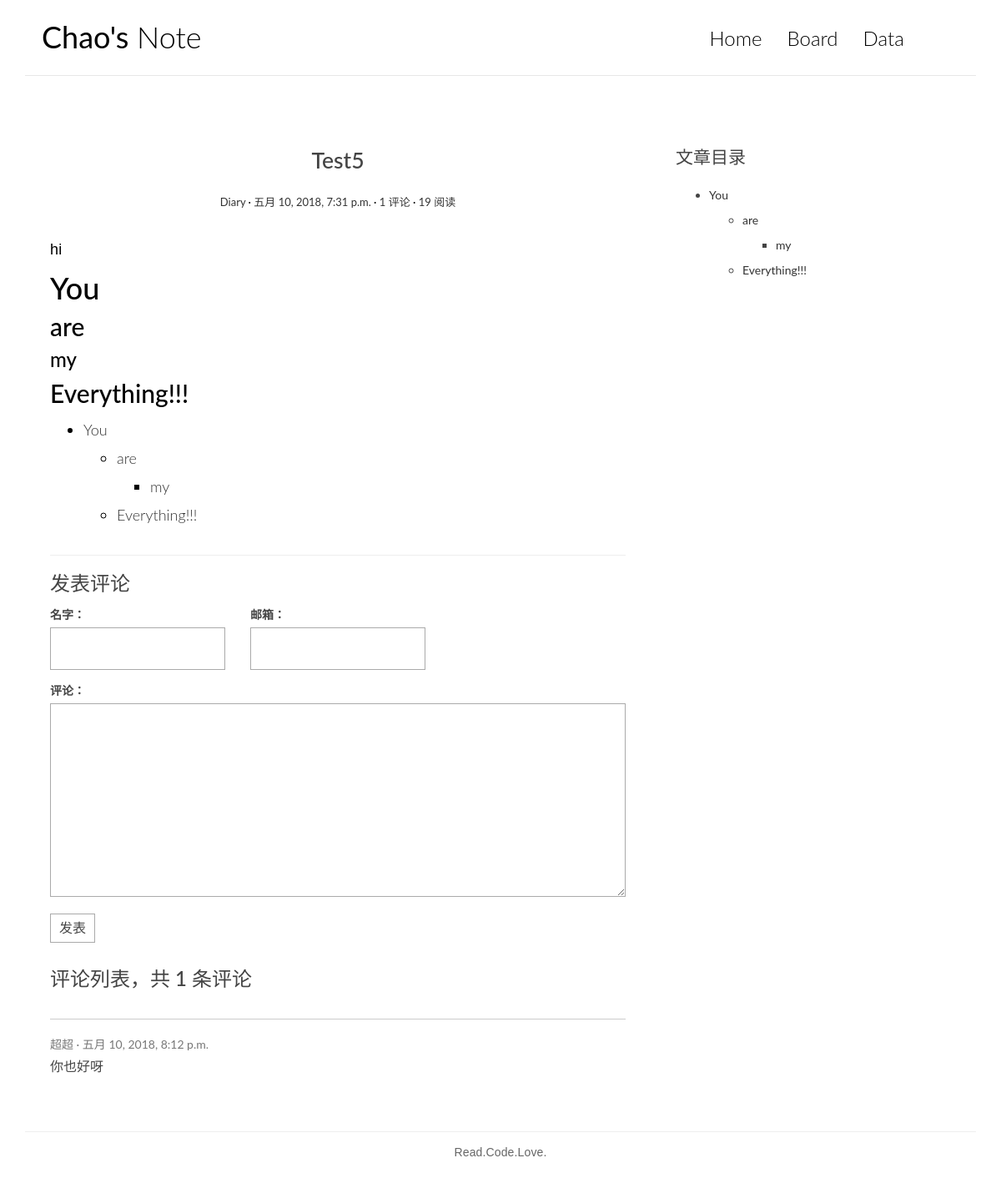
/post/5/, run on the app's committed database.
### myplace/models.py (models this page shows, shortened)
class Post(models.Model):
    title = models.CharField(max_length=70)
    body = models.TextField()
    created_time = models.DateTimeField()
    modified_time = models.DateTimeField()
    excerpt = models.CharField(max_length=200,blank=True)
    category = models.ForeignKey(Category)
    tags=models.ManyToManyField(Tag,blank=True)
    views=models.PositiveIntegerField(default=0)
    def increase_views(self):
        self.views +=1
        self.save(update_fields=['views'])
    def save(self,*args,**kwargs):
        if not self.excerpt:
            md = markdown.Markdown(extensions=['markdown.extensions.extra','markdown.extensions.codehilite',])
            self.excerpt = strip_tags(md.convert(self.body))[:54]
        super(Post,self).save(*args,**kwargs)

class Category(models.Model):
    name = models.CharField(max_length=100)

### comments/models.py (models this page shows, shortened)
class Comment(models.Model):
    name = models.CharField(max_length=100)
    email = models.EmailField(max_length=255)
    url = models.URLField(blank=True)
    text = models.TextField()
    created_time = models.DateTimeField(auto_now_add=True)
    post = models.ForeignKey('myplace.Post')

### myplace/views.py (the view)
# urls.py: url(r'^post/(?P<pk>[0-9]+)/$', views.detail, name='detail'),
def detail(request, pk):
    post = get_object_or_404(Post, pk=pk)
    post.increase_views()
    md = markdown.Markdown(extensions=['markdown.extensions.extra','markdown.extensions.codehilite','markdown.extensions.toc',])
    post.body = md.convert(post.body)
    post.toc = md.toc
    form = CommentForm()
    comment_list =post.comment_set.all()
    context = {'post':post,'form':form,'comment_list':comment_list}
    return render(request, 'detail.html', context=context)

### comments/forms.py
class CommentForm(forms.ModelForm):
    class Meta:
        model = Comment
        fields = ['name','email','text']

### myplace/templates/detail.html (shortened to what this page needs)
{% extends 'base.html' %}
{% block main %}
    <article class="post post-{{ post.pk }}">
        <header class="entry-header">
            <h1 class="entry-title">{{ post.title }}</h1>
            <div class="entry-meta">
                <span class="post-category"><a href="#">{{ post.category.name }}</a></span>
                <span class="post-date"><a href="#"><time class="entry-date"
                                                          datetime="{{ post.created_time }}">{{ post.created_time }}</time></a></span>
                <span class="comments-link"><a href="#">{{ post.comment_set.count }} 评论</a></span>
                <span class="views-count"><a href="#">{{post.views}} 阅读</a></span>
            </div>
        </header>
        <div class="entry-content clearfix">
            {{ post.body|safe }}
        </div>
    </article>
    <section class="comment-area" id="comment-area">
        <hr>
        <h3>发表评论</h3>
        <form action="{% url 'comments:post_comment' post.pk %}" method="post" class="comment-form">
            <div class="row">
                <div class="col-md-4">
                    <label for="form.name.id_for_lable">名字：</label>
                    {{ form.name }}
                </div>
                <div class="col-md-4">
                    <label for="form.email.id_for_label">邮箱：</label>
                    {{ form.email }}
                </div>
                <div class="col-md-12">
                    <label for="form.text.id_for_label">评论：</label>
                    {{ form.text }}
                    <button type="submit" class="comment-btn">发表</button>
                </div>
            </div>
        </form>
        <div class="comment-list-panel">
            <h3>评论列表，共 <span>{{post.comment_set.count}}</span> 条评论</h3>
            <ul class="comment-list list-unstyled">
                <li class="comment-item">
                    {% for comment in comment_list %}
                    <li class="comment-item">
                        <span class="nickname">{{ comment.name }}</span>
                        <time class="submit-date">{{ comment.created_time }}</time>
                        <div class="text">
                            {{ comment.text }}
                        </div>
                    </li>
                    {% empty %}
                    暂无评论
                    {% endfor %}
            </ul>
        </div>
    </section>
{% endblock main %}
{% block toc %}
    <div class="widget widget-content">
        <h3 class="widget-title">文章目录</h3>
        {{ post.toc|safe}}
    </div>
{% endblock toc %}

### myplace/static/css/custom.css (style rules this page uses)
* { outline: none; }
h1, h2, h3, h4, h5, h6 { margin-top: 0; }
a { color: #333; }
body { color: #444; font-family: 'Lato', sans-serif; }
p { font-family: 'Ubuntu', sans-serif; font-weight: 400; word-spacing: 1px; letter-spacing: 0.01em; }
.post { background: #fff; padding: 30px 30px 0; }
.entry-title { text-align: center; font-size: 1.9em; margin-bottom: 20px; line-height: 1.6; padding: 10px 20px 0; }
.entry-meta { text-align: center; color: #DDDDDD; font-size: 13px; margin-bottom: 30px; }
.entry-content { font-size: 18px; line-height: 1.9; font-weight: 300; color: #000; }
.post-category::after, .post-date::after, .post-author::after, .comments-link::after { content: ' ·'; color: #000; }
.widget { background: #fff; padding: 30px 0 0; }
.widget-title { font-size: 1.5em; margin-bottom: 20px; line-height: 1.6; padding: 10px 0 0; font-weight: 400; }
.widget-content ul ul { margin-top: 10px; }
.widget-content ul li { margin-bottom: 10px; }
.contact-form input, .comment-form input { border: 1px solid #aaa; margin-bottom: 15px; width: 100%; padding: 15px 15px; font-size: 16px; line-height: 100%; transition: 0.4s border-color linear; }
.contact-form textarea, .comment-form textarea { border: 1px solid #aaa; margin-bottom: 15px; width: 100%; padding: 15px 15px; font-size: 16px; line-height: 20px !important; min-height: 183px; transition: 0.4s border-color linear; }
.comment-area { padding: 0 30px 0; }
.comment-form { margin-top: 15px; }
.comment-form .comment-btn { background-color: #fff; border: 1px solid #aaa; font-size: 16px; padding: 5px 10px; }
.comment-list-panel { margin-top: 30px; }
.comment-list { margin-top: 15px; }
.comment-item:not(:last-child) { border-bottom: 1px #ccc solid; margin-bottom: 20px; padding-bottom: 20px; }
.comment-item .nickname, .comment-item .submit-date { color: #777; font-size: 14px; }
.comment-item .nickname:after { content: ' ·'; }
.comment-item .text { padding-top: 5px; font-size: 16px; }

### data on the page
Post: title "Test5", category.name "Diary", created_time "五月 10, 2018, 7:31 p.m.", comment_set.count "1", views "19", body "hi You are my Everything!!! You are my Everything!!!", toc "You are my Everything!!!"
Comment: name "超超", created_time "五月 10, 2018, 8:12 p.m.", text "你也好呀"
